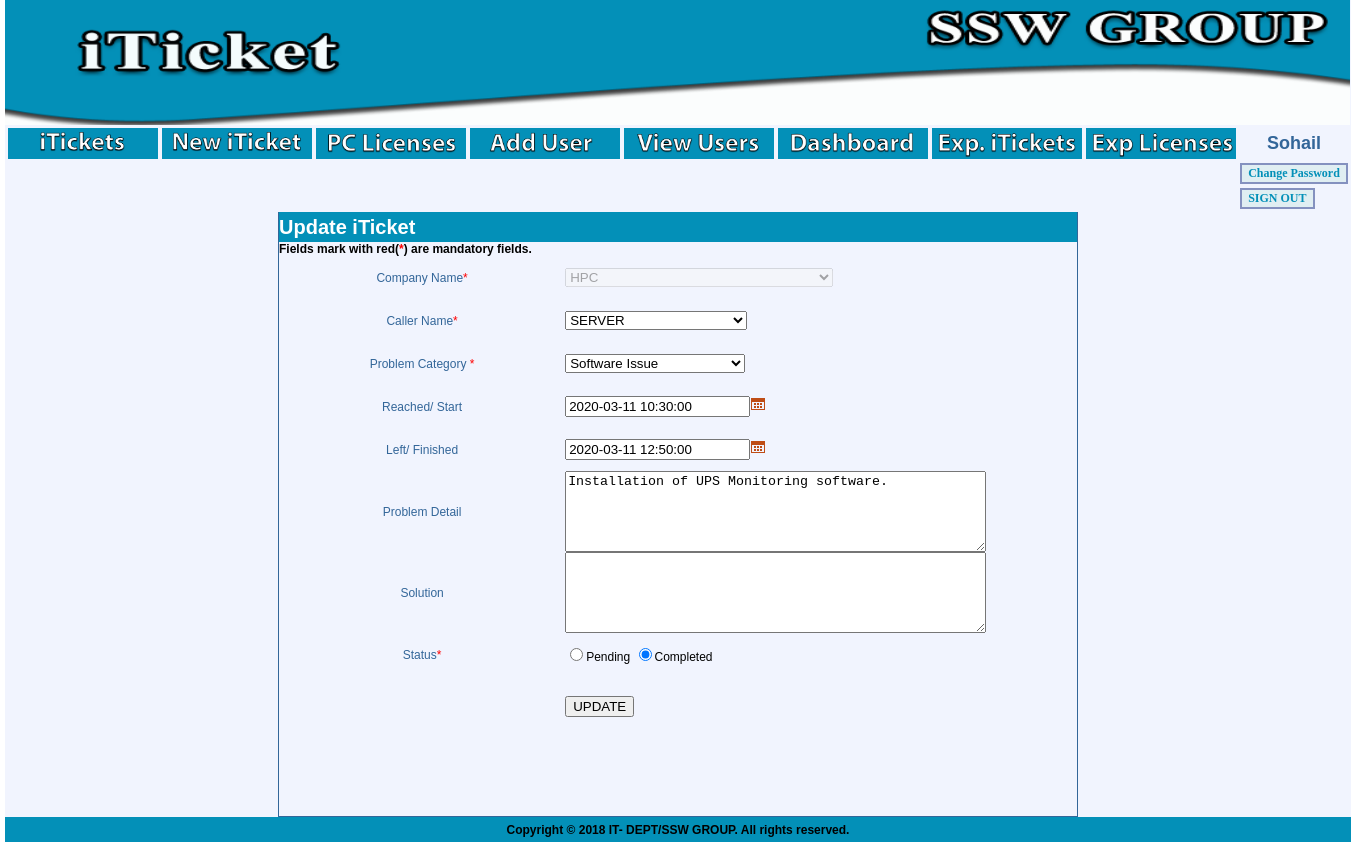
The page /newiticket.php?itick_id=1394&company=HPC&assetid=166 (signed in) on the database its author committed.
### tables this page shows
CREATE TABLE IF NOT EXISTS `iticket_info` (
  `itick_id` int(11) NOT NULL AUTO_INCREMENT,
  `Callername` varchar(50) NOT NULL,
  `Companyname` varchar(100) NOT NULL,
  `iticket_cat` varchar(50) NOT NULL,
  `iticket_problem` varchar(1000) NOT NULL,
  `solution` varchar(1000) NOT NULL,
  `reached` datetime NOT NULL,
  `status` varchar(20) NOT NULL,
  `user_id` int(15) NOT NULL,
  `Assetid` int(15) NOT NULL,
  `left_site` datetime DEFAULT NULL,
  `assign` int(10) DEFAULT NULL,
  PRIMARY KEY (`itick_id`)
);

CREATE TABLE IF NOT EXISTS `userinfo` (
  `Assetid` int(11) NOT NULL AUTO_INCREMENT,
  `CompanyName` varchar(100) DEFAULT NULL,
  `Dept` varchar(18) DEFAULT NULL,
  `Email` varchar(45) DEFAULT NULL,
  `Username` varchar(50) DEFAULT NULL,
  PRIMARY KEY (`Assetid`)
);

CREATE TABLE IF NOT EXISTS `iticket_category` (
  `Categories` varchar(22) DEFAULT NULL,
  `id` int(2) NOT NULL AUTO_INCREMENT,
  PRIMARY KEY (`id`)
);

### templates_c/%%87^870^870B063E%%newiticket.html.php (the view, shortened to what the rows shown need)
<!DOCTYPE html PUBLIC "-//W3C//DTD XHTML 1.0 Transitional//EN" "http://www.w3.org/TR/xhtml1/DTD/xhtml1-transitional.dtd">
<html xmlns="http://www.w3.org/1999/xhtml">
<head>
<link href="style.css" rel="stylesheet" type="text/css" />
<link href="datetime/jquery.datetimepicker.min.css" rel="stylesheet" type="text/css" />
<!--<?php $_smarty_tpl_vars = $this->_tpl_vars;
$this->_smarty_include(array('smarty_include_tpl_file' => "../common.html", 'smarty_include_vars' => array()));
$this->_tpl_vars = $_smarty_tpl_vars;
unset($_smarty_tpl_vars);
 ?>-->
</head>
<body>
<table width="1345"  align="center" cellpadding="0" cellspacing="0"  bgcolor="F1F4FE" >
  <tr>
    <td height="75" colspan="2">
    <img src="images/header.gif" width="1345" height="125" />
    </td>
    </tr>
            <tr>
           		<td>
                	<table width="1345">
                    	<tr>
           <td><a href="mainpage.php"><img src="images/itickets.gif" width="150" style="cursor:pointer"/></a></td>
           <td><a href="newiticket.php"><img src="images/new-iticket.gif" width="150" style="cursor:pointer"/></a></td>
           <td><a href="pclicenses.php"><img src="images/pclicenses.gif" width="150" style="cursor:pointer" /></a></td>
           <td><a href="adduser.php"><img src="images/adduser.gif" width="150" style="cursor:pointer" /></a></td>
           <td><a href="viewusers.php"><img src="images/viewusers.gif" width="150" style="cursor:pointer" /></a></td>
           <td><a href="dashboard.php"><img src="images/dashboard.gif" width="150" style="cursor:pointer" /></a></td>
           <td width="100"><a href="export_iTicket.php"><img src="images/exp_iTickets.gif" width="150" style="cursor:pointer" /></a></td>
           <td width="100"><a href="exp_pclicenses.php.php"><img src="images/exp-licenses.gif" width="150" style="cursor:pointer" /></a></td>
           <td width="100" id="normal_text"><strong><font size=+1><?php echo $this->_tpl_vars['display_name']; ?>
</font></strong></td>
            </tr>
           <tr>
                   <td width="100">&nbsp;</td>
          		<td width="100">&nbsp;</td>
          	 	<td width="100">&nbsp;</td>
           		 <td width="100">&nbsp;</td>
           		<td width="100">&nbsp;</td>
                 <td width="100">&nbsp;</td>
           		<td width="100">&nbsp;</td>
                <td width="100">&nbsp;</td>
                <td width="75"><a href="changepass.php" style="cursor:pointer"><input type="button" class="button" value="Change Password"/></a></td>
            </tr>
            <tr>
            		<td width="100">&nbsp;</td>
                 <td width="100">&nbsp;</td>
           		<td width="100">&nbsp;</td>
                <td width="100">&nbsp;</td>
                 <td width="100">&nbsp;</td>
           		<td width="100">&nbsp;</td>
                <td width="100">&nbsp;</td>
                 <td width="100">&nbsp;</td>
                    <td width="100">
       					 <a href="index.php?val=o"><input type="button" value="SIGN OUT" name="out" id="out" class="button" style="cursor:pointer"/></a>
       				 </td>
            </tr>
             </table>
             </td>
           </tr>
  <tr>
    <td width="1250" bgcolor="F1F4FE"><form id="iticket" method="post" name="iticket" onsubmit="return validate()" action="newiticket.php" >
      <table width="800" height="487" border="0" cellpadding="0" cellspacing="0" align="center" class="tbl" >
        <tr>
          <td height="30" colspan="2" bgcolor="#0390B8" id="heading"><?php if ($this->_tpl_vars['itick_id']): ?>Update<?php else: ?>Add <?php endif; ?> iTicket</td>
        </tr>
        <tr>
        	<td colspan="2">
            <strong>Fields mark with red(<span class="red">*</span>) are mandatory fields.</strong>
            </td>
        </tr>
        <tr>
          <td width="251" height="43" id="normal_text">Company Name<span class="red">*</span></td>
          <td width="449">
          						<select name="company" id="company" onchange="document.getElementById('iticket').submit()" <?php if ($this->_tpl_vars['itick_id']): ?> disabled="disabled"<?php endif; ?> >
									<?php unset($this->_sections['c']);
$this->_sections['c']['name'] = 'c';
$this->_sections['c']['loop'] = is_array($_loop=$this->_tpl_vars['Company_list']) ? count($_loop) : max(0, (int)$_loop); unset($_loop);
$this->_sections['c']['show'] = true;
$this->_sections['c']['max'] = $this->_sections['c']['loop'];
$this->_sections['c']['step'] = 1;
$this->_sections['c']['start'] = $this->_sections['c']['step'] > 0 ? 0 : $this->_sections['c']['loop']-1;
if ($this->_sections['c']['show']) {
    $this->_sections['c']['total'] = $this->_sections['c']['loop'];
} else
    $this->_sections['c']['total'] = 0;
if ($this->_sections['c']['show']):
            for ($this->_sections['c']['index'] = $this->_sections['c']['start'], $this->_sections['c']['iteration'] = 1;
                 $this->_sections['c']['iteration'] <= $this->_sections['c']['total'];
                 $this->_sections['c']['index'] += $this->_sections['c']['step'], $this->_sections['c']['iteration']++):
$this->_sections['c']['rownum'] = $this->_sections['c']['iteration'];
$this->_sections['c']['index_prev'] = $this->_sections['c']['index'] - $this->_sections['c']['step'];
$this->_sections['c']['index_next'] = $this->_sections['c']['index'] + $this->_sections['c']['step'];
$this->_sections['c']['first']      = ($this->_sections['c']['iteration'] == 1);
$this->_sections['c']['last']       = ($this->_sections['c']['iteration'] == $this->_sections['c']['total']);
?>
                                       <option value="<?php echo $this->_tpl_vars['Company_list'][$this->_sections['c']['index']][0]; ?>
"<?php if ($this->_tpl_vars['company'] == $this->_tpl_vars['Company_list'][$this->_sections['c']['index']][0]): ?> selected="selected" <?php elseif ($this->_tpl_vars['Companyname'] == $this->_tpl_vars['Company_list'][$this->_sections['c']['index']][0]): ?> selected="selected" <?php endif; ?>>
											<?php echo $this->_tpl_vars['Company_list'][$this->_sections['c']['index']][0]; ?>
										</option>
									<?php endfor; endif; ?>
								</select>
          </td>
        </tr>
               <tr>
          <td width="251" height="43"  id="normal_text">Caller Name<span class="red">*</span></td>
          <td width="449">
          <select name="callernameassetid">
          <?php unset($this->_sections['u']);
$this->_sections['u']['name'] = 'u';
$this->_sections['u']['loop'] = is_array($_loop=$this->_tpl_vars['users_list']) ? count($_loop) : max(0, (int)$_loop); unset($_loop);
$this->_sections['u']['show'] = true;
$this->_sections['u']['max'] = $this->_sections['u']['loop'];
$this->_sections['u']['step'] = 1;
$this->_sections['u']['start'] = $this->_sections['u']['step'] > 0 ? 0 : $this->_sections['u']['loop']-1;
if ($this->_sections['u']['show']) {
    $this->_sections['u']['total'] = $this->_sections['u']['loop'];
} else
    $this->_sections['u']['total'] = 0;
if ($this->_sections['u']['show']):
            for ($this->_sections['u']['index'] = $this->_sections['u']['start'], $this->_sections['u']['iteration'] = 1;
                 $this->_sections['u']['iteration'] <= $this->_sections['u']['total'];
                 $this->_sections['u']['index'] += $this->_sections['u']['step'], $this->_sections['u']['iteration']++):
$this->_sections['u']['rownum'] = $this->_sections['u']['iteration'];
$this->_sections['u']['index_prev'] = $this->_sections['u']['index'] - $this->_sections['u']['step'];
$this->_sections['u']['index_next'] = $this->_sections['u']['index'] + $this->_sections['u']['step'];
$this->_sections['u']['first']      = ($this->_sections['u']['iteration'] == 1);
$this->_sections['u']['last']       = ($this->_sections['u']['iteration'] == $this->_sections['u']['total']);
?>
					<option value="<?php echo $this->_tpl_vars['users_list'][$this->_sections['u']['index']][0]; ?>
|<?php echo $this->_tpl_vars['users_list'][$this->_sections['u']['index']][1]; ?>
" <?php if ($this->_tpl_vars['assetid'] == $this->_tpl_vars['users_list'][$this->_sections['u']['index']][0]): ?> selected="selected" <?php endif; ?>>
							<?php echo $this->_tpl_vars['users_list'][$this->_sections['u']['index']][1]; ?>
					</option>
		<?php endfor; endif; ?>
          </select>
          </td>
        </tr>
        <tr>
          <td width="251" height="43"  id="normal_text">Problem Category<span class="red"> *</span></td>
          <td width="449">
          <select name="problem">
          				<?php unset($this->_sections['p']);
$this->_sections['p']['name'] = 'p';
$this->_sections['p']['loop'] = is_array($_loop=$this->_tpl_vars['iTicket_Cat']) ? count($_loop) : max(0, (int)$_loop); unset($_loop);
$this->_sections['p']['show'] = true;
$this->_sections['p']['max'] = $this->_sections['p']['loop'];
$this->_sections['p']['step'] = 1;
$this->_sections['p']['start'] = $this->_sections['p']['step'] > 0 ? 0 : $this->_sections['p']['loop']-1;
if ($this->_sections['p']['show']) {
    $this->_sections['p']['total'] = $this->_sections['p']['loop'];
} else
    $this->_sections['p']['total'] = 0;
if ($this->_sections['p']['show']):
            for ($this->_sections['p']['index'] = $this->_sections['p']['start'], $this->_sections['p']['iteration'] = 1;
                 $this->_sections['p']['iteration'] <= $this->_sections['p']['total'];
                 $this->_sections['p']['index'] += $this->_sections['p']['step'], $this->_sections['p']['iteration']++):
$this->_sections['p']['rownum'] = $this->_sections['p']['iteration'];
$this->_sections['p']['index_prev'] = $this->_sections['p']['index'] - $this->_sections['p']['step'];
$this->_sections['p']['index_next'] = $this->_sections['p']['index'] + $this->_sections['p']['step'];
$this->_sections['p']['first']      = ($this->_sections['p']['iteration'] == 1);
$this->_sections['p']['last']       = ($this->_sections['p']['iteration'] == $this->_sections['p']['total']);
?>
							<option value="<?php echo $this->_tpl_vars['iTicket_Cat'][$this->_sections['p']['index']][1]; ?>
" <?php if ($this->_tpl_vars['iticket_cat'] == $this->_tpl_vars['iTicket_Cat'][$this->_sections['p']['index']][1]): ?> selected="selected" <?php endif; ?>>
								<?php echo $this->_tpl_vars['iTicket_Cat'][$this->_sections['p']['index']][1]; ?>
							</option>
						<?php endfor; endif; ?>
          </select>
          </td>
        </tr>
         <tr>
          <td width="251" height="43"  id="normal_text">Reached/ Start</td>
          <td width="449"><input id="reach" name="reached" value="<?php echo $this->_tpl_vars['reached']; ?>
"  /><img src="images/icon_cal.png" /> </td>
        </tr>
         <tr>
          <td width="251" height="43"  id="normal_text">Left/ Finished</td>
          <td width="449"><input id="left" name="left" value="<?php echo $this->_tpl_vars['left']; ?>
" /><img src="images/icon_cal.png" /></td>
        </tr>
         <tr>
          <td width="251" height="43"  id="normal_text">Problem Detail</td>
          <td width="449"><textarea name="problem_detail" cols="50" rows="5"><?php echo $this->_tpl_vars['iticket_problem']; ?>
</textarea></td>
        </tr>
                 <tr>
          <td width="251" height="43"  id="normal_text">Solution</td>
          <td width="449"><textarea name="solution" cols="50" rows="5"><?php echo $this->_tpl_vars['solution']; ?>
</textarea></td>
        </tr>
        <tr>
          <td width="251" height="43"  id="normal_text">Status<span class="red">*</span></td>
          <td width="449">
          <input type="radio" name="status" id="status_p" value="p" <?php if ($this->_tpl_vars['status'] == 'p' || $this->_tpl_vars['itick_id'] == ''): ?>checked="checked" <?php endif; ?>/><span>Pending</span>
          <input type="radio" name="status" id="status_c" value="c" <?php if ($this->_tpl_vars['status'] == 'c'): ?> checked="checked" <?php endif; ?> /><span>Completed</span>
          </td>
        </tr>
        <tr>
        <td>&nbsp;</td>
          <td height="60"  align="left" width="50"><input type="submit" value=<?php if ($this->_tpl_vars['itick_id']): ?>"UPDATE"<?php else: ?>"ADD"<?php endif; ?>  style="cursor:pointer" /></td>
        </tr>
        <tr>
          <td colspan="2" height="80" align="center" class="red"><?php echo $this->_tpl_vars['display']; ?>
</td>
        </tr>
      </table>
    </form></td>
  </tr>
    <th colspan="3" bgcolor="#0390B8" height="25">Copyright © 2018 IT- DEPT/SSW GROUP. All rights reserved.</th>
</table>
</body>
</html>

### rows shown on the page
iticket_info: company "HPC", callernameassetid "SERVER", problem "Software Issue", reached "2020-03-11 10:30:00", left "2020-03-11 12:50:00", problem_detail "Installation of UPS Monitoring software.", status "☑", itick_id "UPDATE"

### other values the page prints
$this->_tpl_vars['display_name'] "Sohail"
